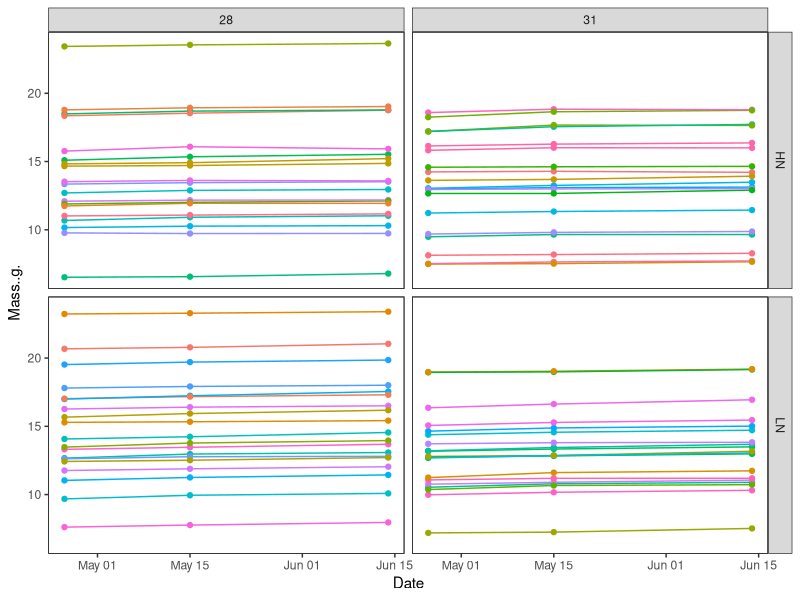
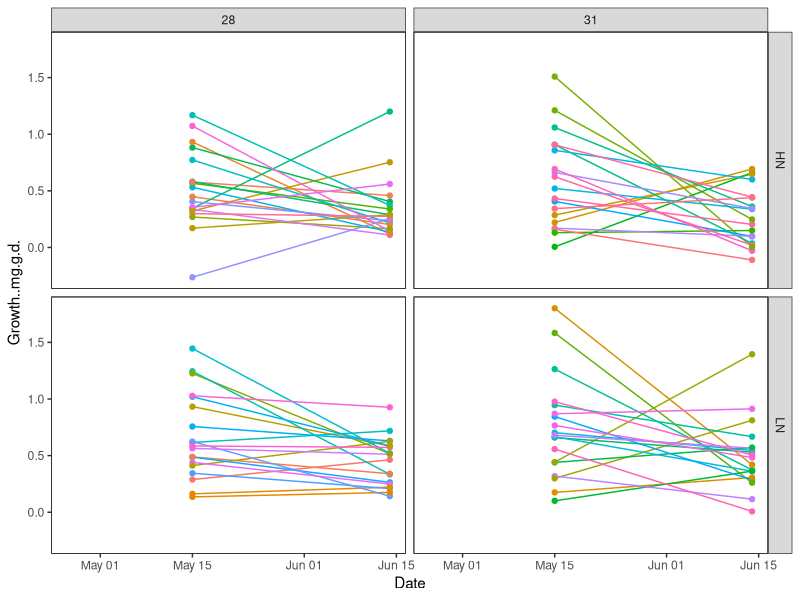
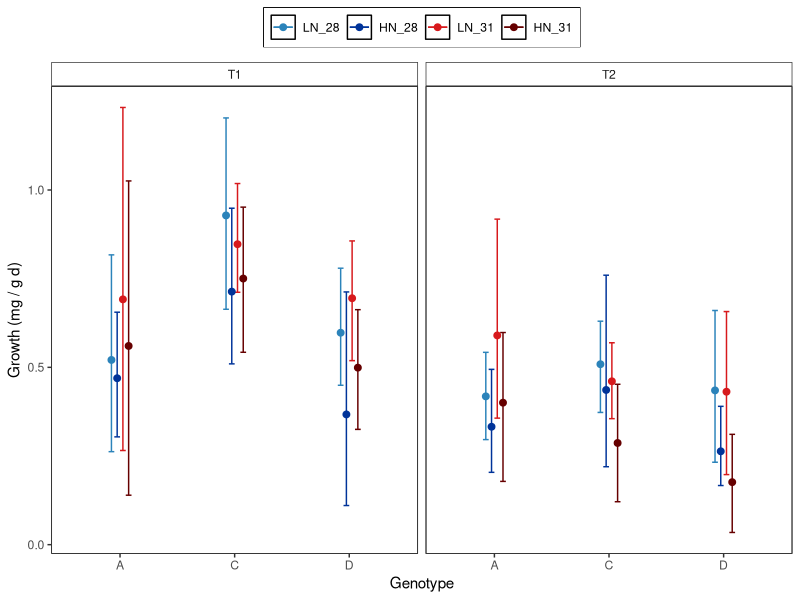
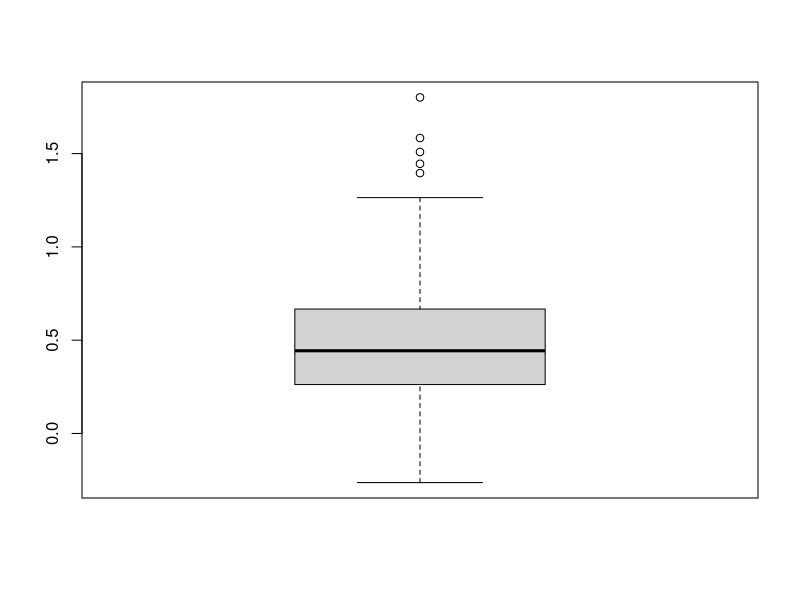

Write R code to recreate these figures, in order. (Note: this script raises an error after producing the figures.)
## ---- chunk 1
knitr::opts_chunk$set(echo = TRUE, warning=FALSE, message=FALSE) 
                      #fig.width=4, fig.height=3 )
## ---- chunk 2

# Libraries
  library(reshape2)
  library(tidyverse)
# Libraries for stats
  library(lme4)
  library(multcomp)
  library(multcompView)
  library(emmeans)
  library(effects)
  library(lmerTest)

# Plots
MyTheme<-theme_bw() +  
theme(legend.position="top",
          plot.background=element_blank(),
          #axis.text.x = element_text(angle = 90, vjust = 0.5),
          panel.grid.major.y = element_blank(),
          panel.grid.major.x = element_blank(),
          panel.grid.minor.x = element_blank(),
          panel.grid.minor.y = element_blank(),
          legend.box.background = element_rect(),
          legend.title = element_blank(),
          panel.background =element_rect(fill = NA, 
                                         color = "black"))

Treat_fill<-scale_fill_manual(values =
                           c("#2b83ba", "#003399",
                             "#d7191c", "#660000"))

Treat_colour<-scale_colour_manual(values =
                           c("#2b83ba", "#003399",
                             "#d7191c", "#660000"))
    
# Data    
  # Fragment list
  CurrentFragments<-read.csv("Metadata/Fragment_Replicate.csv", header = T)
## ---- chunk 3

# Long (processed) data
Corrected_long<-read.csv("Long_data_Growth.csv")
  n_RunB <- data.frame(table(Corrected_long$Fragment))
  colnames(n_RunB)<-c("Fragment","Samples")

Corrected_long<-dplyr::left_join(Corrected_long, CurrentFragments, by ="Fragment")

Corrected_long$N_T<-factor(paste(Corrected_long$Nutrients, Corrected_long$Temp, sep = "_"))
Corrected_long<-Corrected_long %>% drop_na(Temp, Nutrients)
Corrected_long$N_T<-factor(Corrected_long$N_T, levels = c("LN_28", "HN_28", "LN_31", "HN_31"))

Corrected_long$Date<-as.Date(Corrected_long$Date)

Corrected_long <- subset(Corrected_long, Corrected_long$Fragment!='A_324')
Corrected_long <- subset(Corrected_long, Corrected_long$Fragment!='C_513')


summary(Corrected_long)
#write.csv(Corrected_long, "Corrected_long3.csv", row.names = FALSE)

## ---- chunk 4
BW_rep<- ggplot(Corrected_long, aes (Date, Mass..g., colour=factor(Fragment))) +
  geom_line() + 
  geom_point()+
  MyTheme+
  theme(legend.position = "none")
BW_rep + facet_grid (Nutrients~Temp) 

BW_rep<- ggplot(Corrected_long, aes (Date, Growth..mg.g.d., colour=factor(Fragment))) +
  geom_line() + 
  geom_point()+
  MyTheme+
  theme(legend.position = "none")
BW_rep + facet_grid (Nutrients~Temp) 
## ---- chunk 5

BW<- ggplot(Corrected_long[Corrected_long$TP!="T0", ], 
            aes (Genotype, Growth..mg.g.d., colour=factor(N_T))) + 
      MyTheme + Treat_fill+Treat_colour+
      stat_summary(fun.data = "mean_cl_boot",geom = "errorbar",
               width = 0.2, position=position_dodge(width=0.2))+
      stat_summary(fun.y=mean, geom="point", 
                position=position_dodge(width=0.2), size =2, alpha=1) +
      stat_summary(fun.y=mean, geom="line",  position=position_dodge(width=0.2)) + 
      #geom_point(position=position_dodge(width=0.2))+
      
      #scale_x_continuous(name="Days", 
       #                  breaks = seq(0, 30, by=15)) +
      scale_y_continuous(name="Growth (mg / g d)", 
                       breaks = seq(-1, 2, by=0.5)) +
    theme(legend.position="top",
        legend.title = element_blank(), 
        strip.background =element_rect(fill=NA)) +
  facet_wrap(~TP)
BW

BW_Trea<- ggplot(Corrected_long[Corrected_long$TP!="T0", ], 
                  aes (TP, Growth..mg.g.d., colour=factor(N_T))) +
  Treat_fill+
  Treat_colour+
  #geom_point(aes(fill=N_T), shape=21, alpha=0.1)+
  stat_summary(fun.data = "mean_cl_boot",geom = "errorbar",
               width = 0.2, position=position_dodge(width=0.3))+
  stat_summary(fun.y=mean, geom="point", 
                position=position_dodge(width=0.3), size =2, alpha=1) +
  stat_summary(fun.y=mean, geom="line",  position=position_dodge(width=0.3)) + 
  MyTheme + facet_grid(~Genotype)
 #BW_Trea
## ---- chunk 6

outliers_ofav <- boxplot(Corrected_long$Growth..mg.g.d., plot=T)$out # 1 outlier

# Shapiro test, p-values below 0.05 indicate violations of normality assumptions
shapiro.test(Corrected_long$Growth..mg.g.d.)
# normal
## ---- chunk 7

# More complex model
AW_1 <- lmer(Growth..mg.g.d. ~ TP * Nutrients * Temp +
                             (1|Genotype/Fragment), REML=TRUE, data=Corrected_long)

step(AW_1)
## ---- chunk 8
# Final model
AM_1 <- lmer(Growth..mg.g.d. ~ Nutrients +  Temp + TP +(1 | Genotype),
             data=Corrected_long)
    summary(AM_1)
    
    layout(matrix(1:4,2,2))
    plot(AM_1)
    plot(Effect(c("Nutrients","TP"), AM_1), x.var="TP", multiline=T, ci.style="bars")
## ---- chunk 9
anova(AM_1)
ranova(AM_1)
## ---- chunk 10
#  Pair-wise comparisons
BW_Emm<-cld(emmeans(AM_1, specs = c("Nutrients", "TP")))
BW_Emm
write.csv(BW_Emm, "Outputs/BW_Emmeans.csv")
## ---- chunk 11
BW_Trea<- ggplot(Corrected_long[Corrected_long$TP!="T0", ], 
                  aes (TP, Growth..mg.g.d., colour=factor(N_T))) +
  Treat_fill+
  Treat_colour+
  #geom_point(aes(fill=N_T), shape=21, alpha=0.1)+
  stat_summary(fun.data = "mean_cl_boot",geom = "errorbar",
               width = 0.2, position=position_dodge(width=0.3))+
  stat_summary(fun.y=mean, geom="point", 
                position=position_dodge(width=0.3), size =2, alpha=1) +
  stat_summary(fun.y=mean, geom="line",  position=position_dodge(width=0.3)) + 
  MyTheme
  # scale_x_date(date_breaks = "1 week", 
  #              date_labels = "%b/%d")+
BW_Trea 

#ggsave("Outputs/BW_Trea.svg", BW_Trea, width=3, height=3,dpi = 300)
## ---- chunk 12
# Creates bibliography 
#knitr::write_bib(c(.packages()), "packages.bib")
